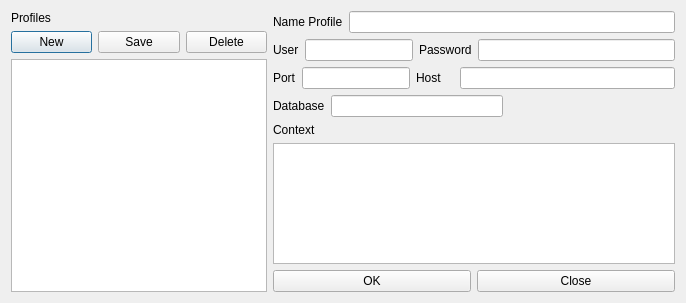
<ui version="4.0" >
 <class>ProfilesDialog</class>
 <widget class="QDialog" name="ProfilesDialog" >
  <property name="geometry" >
   <rect>
    <x>0</x>
    <y>0</y>
    <width>686</width>
    <height>303</height>
   </rect>
  </property>
  <property name="windowTitle" >
   <string>Profiles</string>
  </property>
  <property name="accessibleName" >
   <string/>
  </property>
  <layout class="QHBoxLayout" name="horizontalLayout_7" >
   <item>
    <layout class="QVBoxLayout" name="verticalLayout_2" >
     <item>
      <widget class="QLabel" name="label_8" >
       <property name="sizePolicy" >
        <sizepolicy vsizetype="Preferred" hsizetype="Preferred" >
         <horstretch>0</horstretch>
         <verstretch>0</verstretch>
        </sizepolicy>
       </property>
       <property name="text" >
        <string>Profiles</string>
       </property>
      </widget>
     </item>
     <item>
      <layout class="QHBoxLayout" name="horizontalLayout_3" >
       <item>
        <widget class="QPushButton" name="pushButton_New" >
         <property name="text" >
          <string>New</string>
         </property>
         <property name="icon" >
          <iconset resource="image.qrc" >
           <normaloff>:/new/images/new.png</normaloff>:/new/images/new.png</iconset>
         </property>
        </widget>
       </item>
       <item>
        <widget class="QPushButton" name="pushButton_Save" >
         <property name="text" >
          <string>Save</string>
         </property>
         <property name="icon" >
          <iconset resource="image.qrc" >
           <normaloff>:/save/images/save.png</normaloff>:/save/images/save.png</iconset>
         </property>
        </widget>
       </item>
       <item>
        <widget class="QPushButton" name="pushButton_Delete" >
         <property name="text" >
          <string>Delete</string>
         </property>
         <property name="icon" >
          <iconset resource="image.qrc" >
           <normaloff>:/deleted/images/del.png</normaloff>:/deleted/images/del.png</iconset>
         </property>
        </widget>
       </item>
      </layout>
     </item>
     <item>
      <widget class="QListWidget" name="listWidget" >
       <property name="sizePolicy" >
        <sizepolicy vsizetype="MinimumExpanding" hsizetype="Fixed" >
         <horstretch>100</horstretch>
         <verstretch>0</verstretch>
        </sizepolicy>
       </property>
       <property name="editTriggers" >
        <set>QAbstractItemView::NoEditTriggers</set>
       </property>
      </widget>
     </item>
    </layout>
   </item>
   <item>
    <layout class="QVBoxLayout" name="verticalLayout_3" >
     <item>
      <layout class="QHBoxLayout" name="horizontalLayout_6" >
       <item>
        <widget class="QLabel" name="label" >
         <property name="text" >
          <string>Name Profile</string>
         </property>
        </widget>
       </item>
       <item>
        <widget class="QLineEdit" name="lineEdit_Name" />
       </item>
      </layout>
     </item>
     <item>
      <layout class="QHBoxLayout" name="horizontalLayout_5" >
       <item>
        <widget class="QLabel" name="label_2" >
         <property name="text" >
          <string>User</string>
         </property>
        </widget>
       </item>
       <item>
        <widget class="QLineEdit" name="lineEdit_User" >
         <property name="sizePolicy" >
          <sizepolicy vsizetype="Fixed" hsizetype="Fixed" >
           <horstretch>150</horstretch>
           <verstretch>0</verstretch>
          </sizepolicy>
         </property>
        </widget>
       </item>
       <item>
        <widget class="QLabel" name="label_3" >
         <property name="text" >
          <string>Password</string>
         </property>
        </widget>
       </item>
       <item>
        <widget class="QLineEdit" name="lineEdit_Password" >
         <property name="sizePolicy" >
          <sizepolicy vsizetype="Fixed" hsizetype="Minimum" >
           <horstretch>20</horstretch>
           <verstretch>0</verstretch>
          </sizepolicy>
         </property>
         <property name="inputMask" >
          <string/>
         </property>
         <property name="text" >
          <string/>
         </property>
         <property name="echoMode" >
          <enum>QLineEdit::Password</enum>
         </property>
        </widget>
       </item>
      </layout>
     </item>
     <item>
      <layout class="QHBoxLayout" name="horizontalLayout_2" >
       <item>
        <widget class="QLabel" name="label_4" >
         <property name="text" >
          <string>Port</string>
         </property>
        </widget>
       </item>
       <item>
        <widget class="QLineEdit" name="lineEdit_Port" >
         <property name="sizePolicy" >
          <sizepolicy vsizetype="Fixed" hsizetype="Fixed" >
           <horstretch>150</horstretch>
           <verstretch>0</verstretch>
          </sizepolicy>
         </property>
         <property name="accessibleName" >
          <string/>
         </property>
         <property name="inputMask" >
          <string/>
         </property>
         <property name="text" >
          <string/>
         </property>
        </widget>
       </item>
       <item>
        <widget class="QLabel" name="label_5" >
         <property name="text" >
          <string>Host    </string>
         </property>
        </widget>
       </item>
       <item>
        <widget class="QLineEdit" name="lineEdit_Host" />
       </item>
      </layout>
     </item>
     <item>
      <layout class="QHBoxLayout" name="horizontalLayout_4" >
       <item>
        <widget class="QLabel" name="label_6" >
         <property name="text" >
          <string>Database</string>
         </property>
        </widget>
       </item>
       <item>
        <widget class="QLineEdit" name="lineEdit_Database" >
         <property name="sizePolicy" >
          <sizepolicy vsizetype="Fixed" hsizetype="MinimumExpanding" >
           <horstretch>0</horstretch>
           <verstretch>0</verstretch>
          </sizepolicy>
         </property>
        </widget>
       </item>
       <item>
        <spacer name="horizontalSpacer" >
         <property name="orientation" >
          <enum>Qt::Horizontal</enum>
         </property>
         <property name="sizeType" >
          <enum>QSizePolicy::MinimumExpanding</enum>
         </property>
         <property name="sizeHint" stdset="0" >
          <size>
           <width>40</width>
           <height>20</height>
          </size>
         </property>
        </spacer>
       </item>
      </layout>
     </item>
     <item>
      <layout class="QVBoxLayout" name="verticalLayout" >
       <item>
        <widget class="QLabel" name="label_7" >
         <property name="text" >
          <string>Context</string>
         </property>
        </widget>
       </item>
       <item>
        <widget class="QTextEdit" name="textEdit" />
       </item>
       <item>
        <layout class="QHBoxLayout" name="horizontalLayout" >
         <item>
          <widget class="QPushButton" name="pushButton_Ok" >
           <property name="text" >
            <string>OK</string>
           </property>
          </widget>
         </item>
         <item>
          <widget class="QPushButton" name="pushButton_Close" >
           <property name="text" >
            <string>Close</string>
           </property>
          </widget>
         </item>
        </layout>
       </item>
      </layout>
     </item>
    </layout>
   </item>
  </layout>
 </widget>
 <resources>
  <include location="image.qrc" />
 </resources>
 <connections>
  <connection>
   <sender>pushButton_Close</sender>
   <signal>clicked()</signal>
   <receiver>ProfilesDialog</receiver>
   <slot>reject()</slot>
   <hints>
    <hint type="sourcelabel" >
     <x>595</x>
     <y>308</y>
    </hint>
    <hint type="destinationlabel" >
     <x>548</x>
     <y>326</y>
    </hint>
   </hints>
  </connection>
 </connections>
</ui>
